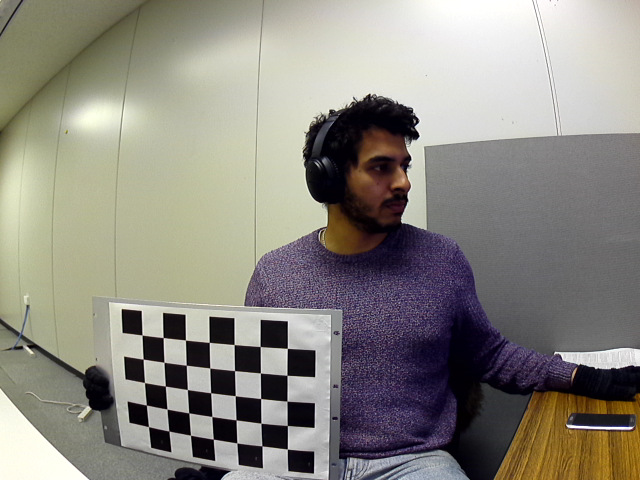
#> input picture Calibration/Fisheye/Images_calibration/left_1.png, 640 x 480 px, given in place of left_0.png, which was not available
$ python calib_stereo_fisheye.py
#> lines starting #> are read from the running program, lines starting #| are printed output that depends on the picture; pictures that were not available may be replaced by others from this repository, and a replacement may not be noted
import cv2 as cv
import os.path
import numpy as np

stereocalibration_flags = cv.fisheye.CALIB_USE_INTRINSIC_GUESS + cv.fisheye.CALIB_FIX_INTRINSIC + cv.fisheye.CALIB_RECOMPUTE_EXTRINSIC

# termination criteria
criteria = (cv.TERM_CRITERIA_EPS+cv.TERM_CRITERIA_MAX_ITER, 30, 1e-6)

cbrow = 7
cbcol = 5

data = np.load("fisheye_left_calibration.npz")
#> (reads Calibration/Fisheye/fisheye_left_calibration.npz from the repository)
K_l = data['K']
D_l = data['D']


data = np.load("fisheye_right_calibration.npz")
#> (reads Calibration/Fisheye/fisheye_right_calibration.npz from the repository)
K_r = data['K']
D_r = data['D']

for i in range(99,100):
	# prepare object points, like (0,0,0), (1,0,0), (2,0,0) ....,(6,5,0)
	objp = np.zeros((1,cbrow*cbcol,3), np.float32)
	objp[0,:,:2]  = np.mgrid[0:cbcol,0:cbrow].T.reshape(-1,2)*45.5

	# Arrays to store object points and image points from all the images.
	objpoints = [] # 3d point in real world space
	imgpoints_l = [] # 2d points in image plane.
	imgpoints_R = []
	print(i)
	for idx in range(0,i):
		imgL = cv.imread('Images_calibration/left_%d.png' %idx)
#> imgL is the input picture: shape (480, 640, 3); mean B, G, R 128.6, 136.8, 140.2
		imgR = cv.imread('Images_calibration/right_%d.png' %idx)
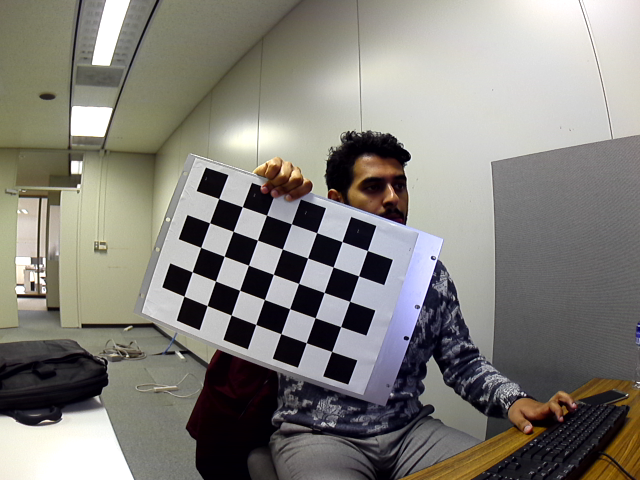
#> input picture Calibration/Fisheye/Images_calibration/left_11.png, 640 x 480 px, given in place of right_0.png, which was not available
#> imgR is the input picture: shape (480, 640, 3); mean B, G, R 122.1, 128.3, 131.1

		# [8 lines of commented-out code are left out]

		imgL_g=cv.cvtColor(imgL, cv.COLOR_BGR2GRAY)
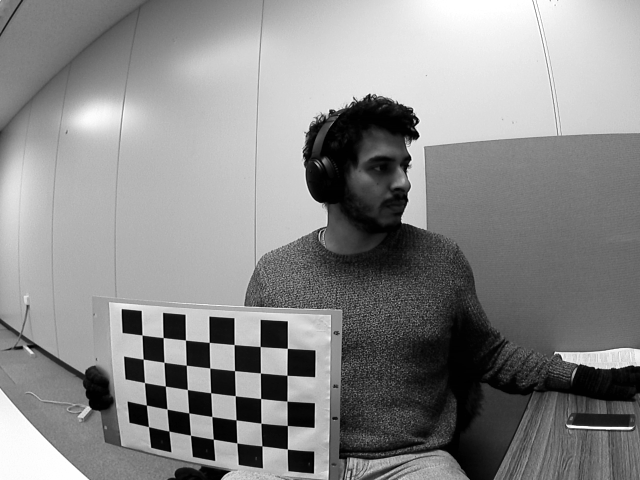
#> imgL_g: shape (480, 640); min 0, max 255, mean 136.9
		imgR_g=cv.cvtColor(imgR, cv.COLOR_BGR2GRAY)
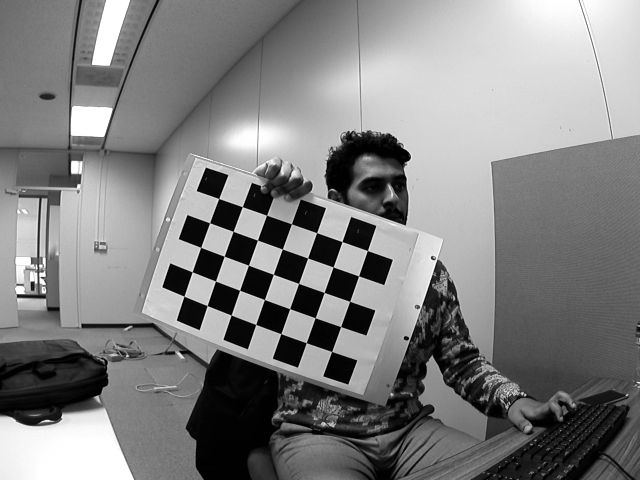
#> imgR_g: shape (480, 640); min 0, max 255, mean 128.4

		ret, corners_L= cv.findChessboardCorners(imgL_g, (cbrow,cbcol), None)
#> ret = True; corners_L = 35 rows, first 8: [142.1, 335], [163.2, 337.6], [185.5, 340], [209.3, 342.3], [234.2, 344.5], [260.2, 346.5], [287.2, 348.4], [143.3, 359.2]
		ret1, corners_R = cv.findChessboardCorners(imgR_g, (cbrow,cbcol), None)
#> ret1 = True; corners_R = 35 rows, first 8: [218.7, 198.5], [242.3, 206.7], [266.5, 215.3], [291.5, 224], [316.6, 232.7], [342, 241.6], [367.4, 250.5], [209.6, 222.8]

		if ret and ret1 and  (idx not in (10, 16,17, 34,38,37,23,52,54,86,98, 35, 25, 28,
										  29, 6, 42)):
			corners1 = cv.cornerSubPix(imgL_g,corners_L, (5,5), (-1,-1), criteria)
#> corners1 = 35 rows, first 8: [142, 335], [163.2, 337.5], [185.4, 340], [209.2, 342.4], [234.1, 344.5], [260.2, 346.5], [287.3, 348.4], [143.2, 359.2]
			corners2 = cv.cornerSubPix(imgR_g,corners_R, (5,5), (-1,-1), criteria)
#> corners2 = 35 rows, first 8: [218.7, 198.5], [242.3, 206.7], [266.5, 215.2], [291.4, 223.8], [316.6, 232.6], [342, 241.6], [367.4, 250.5], [209.6, 222.8]
#> (the run stopped early here; a loop or call above may not have finished)
